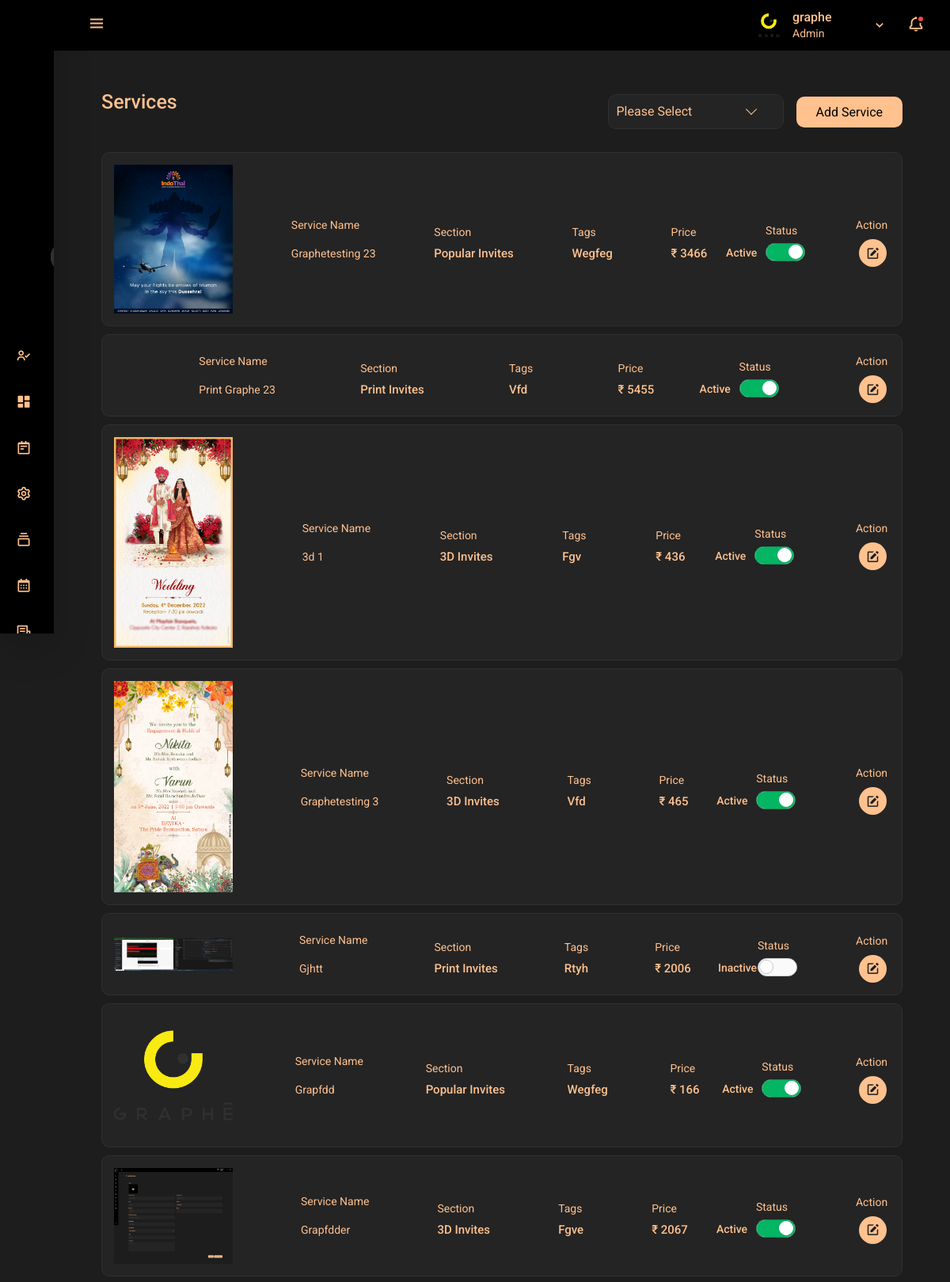
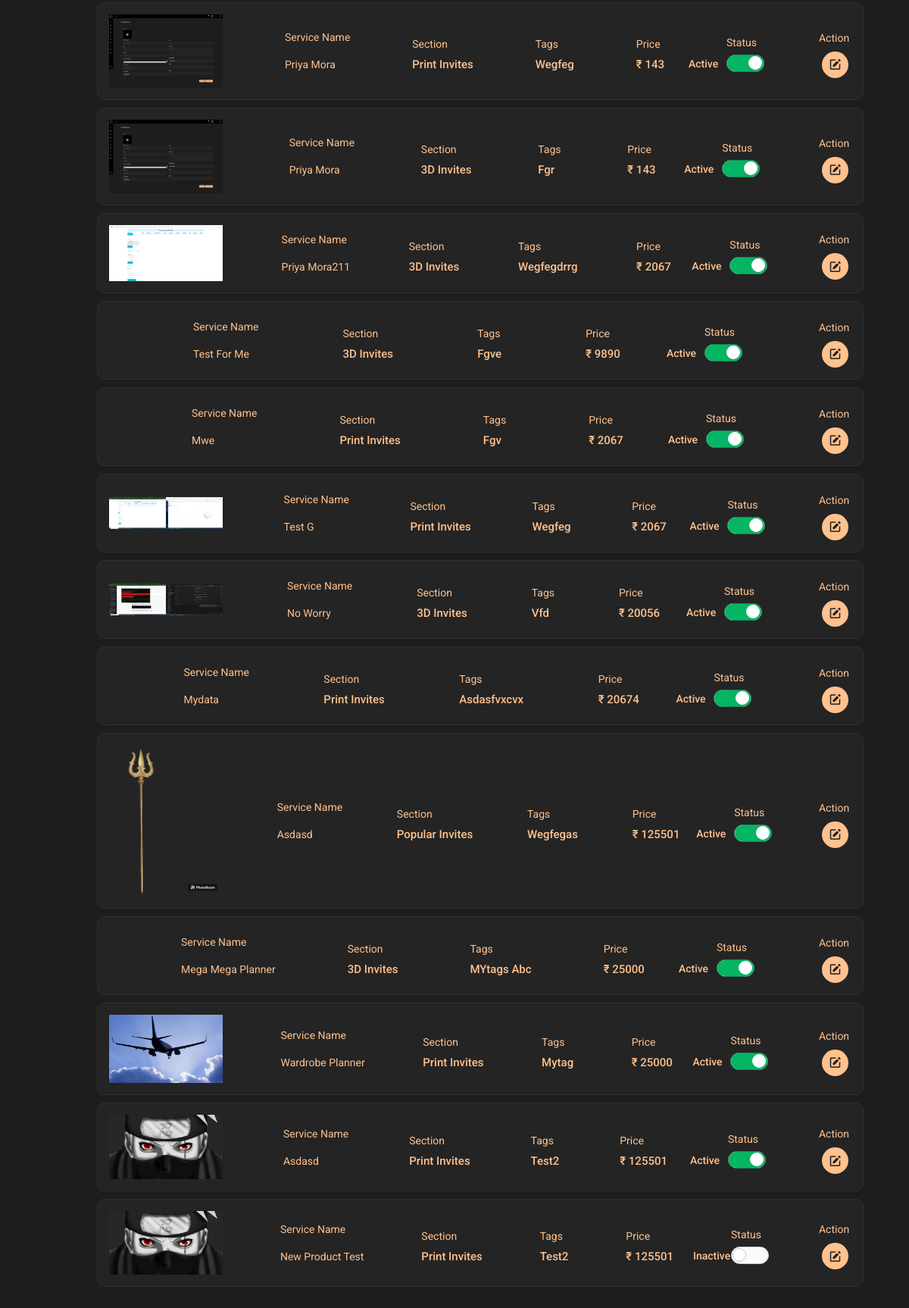
The page /dashboard/services (signed in) on the database its author committed (2 pictures, top to bottom).
### frontend/models.py (models this page shows, shortened)
class UserProfile(models.Model):
    user = models.OneToOneField(User, on_delete=models.CASCADE)
    phone_number = models.CharField(max_length=20)
    image = models.ImageField(upload_to='static/assets/user')

class Product(models.Model):
    image = models.ImageField(upload_to='static/products/')
    product_name = models.CharField(max_length=100)
    cultural_segregation = models.ManyToManyField(CulturalSegregation)
    Description = RichTextField()
    category = models.ForeignKey(sub_category,on_delete=models.CASCADE)
    main_category = models.ForeignKey(main_category,on_delete=models.CASCADE)
    slug = models.SlugField(default='', max_length=500, null=True, blank=True)
    price = models.IntegerField()
    Discount = models.IntegerField()
    model_Name = models.CharField(max_length=100)
    Tags = models.CharField(max_length=100)
    section = models.ForeignKey(Section,on_delete=models.DO_NOTHING)
    status = models.CharField(max_length=10, choices=[('Active', 'Active'), ('Inactive', 'Inactive')])
    class Meta:
        db_table = "ecom_Product"

class Section(models.Model):
    name = models.CharField(max_length=100)
    def __str__(self):
        return self.name

### dashboard/views.py (the view)
# urls.py: path('services', views.Services, name='Services'),
@user_passes_test(lambda u: u.is_superuser, login_url='log')
def Services(request):
    if request.method == 'GET' and 'sort_by' in request.GET:
        sort_by = request.GET['sort_by']
        if sort_by == 'popularity':
            product = Product.objects.order_by('-popularity')
        elif sort_by == 'newest':
            product = Product.objects.order_by('-created_at')
        else:  # Default to sorting by date
            product = Product.objects.all()
    else:
        product = Product.objects.all()
    product_images = ProductImage.objects.all()
    context ={
        'product': product,
        'product_images': product_images
    }
    return render(request, 'dashboard/services.html', context)

### templates/dashboard/services.html (shortened to what this page needs)
{% extends 'dashboard/base.html' %}
{% load static %}
{% block content %}
<div class="bg-light">
  <div class="container-fluid dashboard-heading">
    <div class="row m-0 mb-4">
      <div class="col-lg-6 p-0">
        <h5 class="text-black mb-4">Services</h5>
      </div>
      <div class="col-lg-6 p-0 d-flex justify-content-end align-content-center align-items-center l_btn">
        <form id="sortForm" method="GET" action="{% url 'services' %}">
        </form>
        <a href="{% url 'add_services' %}" class="add-button desktop-button ms-3">Add Service</a>
      </div>
    </div>
    <div class="count-container row m-0" id="demo1">
      <div class="col-lg-12 mb-2 border-0 p-0">
        <ul class="collection_card">
          {% for products in product %}
          <li>
            <span><img src="/{{products.image}}" id="image" alt="" class="img-fluid" /></span>
            <span>
              <small>Service Name</small>
              <small class="collection_para">{{ products.product_name }}</small>
            </span>
            <span><small>Section</small>{{ products.section }}</span>
            <span><small>Tags</small> {{ products.Tags }} </span>
            <span><small>Price</small>₹ {{ products.price }}</span>
            <span>
              <small>Status</small>
              <label class="toggleSwitch nolabel mb-0" onclick="toggleStatus('{{ products.id }}')">
                <span id="status-text-{{ products.id }}">{{ products.status }}</span>
                <a></a>
              </label>
            </span>
            <span>
              <small>Action</small>
              <a href="{% url 'edit_services' slug=products.slug %}" class="edtBtn" data-toggle="tooltip" data-placement="top" title="Edit">
                <i class="bx bxs-edit"></i>
              </a>
            </span>
          </li>
          {% endfor %}
        </ul>
      </div>
    </div>
  </div>
</div>
{% endblock %}

### templates/dashboard/base.html (shortened to what this page needs)
<!DOCTYPE html>
<html lang="en">
{% load static %}
<head>
    <link rel="stylesheet" href="{% static './dash/assets/css/bootstrap.css' %}">
    <link rel="stylesheet" href="{% static './dash/assets/css/swiper-bundle.min.css' %}">
    <link rel="stylesheet" href="{% static './dash/assets/css/dataTables.min.css' %}">
    <link rel="stylesheet" href="{% static './dash/assets/css/responsive_datatable.min.css' %}">
    <link rel="stylesheet" href="{% static './dash/assets/css/flatpickr.css' %}">
    <link rel="stylesheet" href="{% static './dash/assets/css/flatpickr_light.css' %}">
    <link rel="stylesheet" href="{% static './dash/assets/css/jquery.multiselect.css' %}">
    <link rel="stylesheet" href="{% static './dash/assets/css/main.css' %}">
    <link rel="stylesheet" href="https://cdnjs.cloudflare.com/ajax/libs/fullcalendar/3.4.0/fullcalendar.css" />
    <link rel="stylesheet" href="https://cdnjs.cloudflare.com/ajax/libs/fullcalendar/3.10.2/fullcalendar.min.css" />
    <link rel="stylesheet" href="https://cdn.jsdelivr.net/npm/boxicons@latest/css/boxicons.min.css">
</head>
{% load static %}
{% include 'dashboard/include/header.html' %}
{% include 'dashboard/include/nav.html' %}
{%  block content %}
{%  endblock %}
</body>
</html>

### templates/dashboard/include/header.html (shortened to what this page needs)
{% load static %}
<body id="body-pd">
  <header class="header" id="header">
    <div class="header_toggle">
      <i class="bx bx-menu" id="header-toggle"></i>
    </div>
    <div class="notify_bell">
      <div class="dropdown user_drop row m-0">
        <div
          class="image-wrapper user-wrapper d-flex justify-content-between"
          id="usdr"
          data-bs-toggle="dropdown"
        >
          <img src="{{ user.userprofile.image.url }}" alt="" />
          <h6 class="header-name">
            {{ user.username }}
            <span class="designation d-block">Admin</span>
          </h6>
          <i class="bx bx-chevron-down"></i>
        </div>
      </div>
      <a
        class="notifi_icon"
        type="button"
        data-bs-toggle="offcanvas"
        data-bs-target="#notification"
        aria-controls="notification"
        ><i class="bx bx-bell"></i><small class="notify_blink"></small
      ></a>
    </div>
  </header>
</body>

### templates/dashboard/include/nav.html (shortened to what this page needs)
{% load static %}
<div class="l-navbar shadow-lg" id="nav-bar">
    <nav class="nav">
        <div>
            <a href="{% url 'panel' %}" class="nav_logo p-0"><span class="nav_logo-name"><img src="{% static './assets/image/logo.png' %}"
                        class="w-75"></span> </a>
            <div class="nav_list">
                <a href="{% url 'roles' %}" class="nav_link"> <i class='bx bx-user-check nav_icon'></i>  </a>
                <a href="{% url 'panel' %}" class="nav_link"> <i class='bx bxs-dashboard nav_icon'></i>  </a>
                <a href="{% url 'Project' %}" class="nav_link"> <i class="bx bx-notepad nav_icon"></i>  </a>
                <div class="dropdown dropdown_style row m-0">
                    <a href="" class="nav_link" id="product" data-bs-toggle="dropdown"> <i
                            class='bx bx-cog nav_icon'></i> <span class="nav_name">Services</span></a>
                </div>
                <div class="dropdown dropdown_style row m-0">
                    <a href="" class="nav_link" id="product" data-bs-toggle="dropdown"> <i
                            class='bx bx-collection nav_icon'></i> <span class="nav_name">Collections</span></a>
                </div>
                <a href="{% url 'calender' %}" class="nav_link"> <i class='bx bx-calendar nav_icon'></i>  </a>
                <a href="{% url 'invoice' %}" class="nav_link"> <i class='bx bx-receipt nav_icon'></i>  </a>
            </div>
        </div>
    </nav>
</div>

### rows shown on the page
Product: image (picture), product_name "Graphetesting 23", section "Popular Invites", Tags "Wegfeg", price "3466", status "Active"
Product: product_name "Print Graphe 23", section "Print Invites", Tags "Vfd", price "5455", status "Active"
Product: image (picture), product_name "3d 1", section "3D Invites", Tags "Fgv", price "436", status "Active"
Product: image (picture), product_name "Graphetesting 3", section "3D Invites", Tags "Vfd", price "465", status "Active"
Product: image (picture), product_name "Gjhtt", section "Print Invites", Tags "Rtyh", price "2006", status "Inactive"
Product: image (picture), product_name "Grapfdd", section "Popular Invites", Tags "Wegfeg", price "166", status "Active"
Product: image (picture), product_name "Grapfdder", section "3D Invites", Tags "Fgve", price "2067", status "Active"
Product: image (picture), product_name "Priya Mora", section "Print Invites", Tags "Wegfeg", price "143", status "Active"
Product: image (picture), product_name "Priya Mora", section "3D Invites", Tags "Fgr", price "143", status "Active"
Product: image (picture), product_name "Priya Mora211", section "3D Invites", Tags "Wegfegdrrg", price "2067", status "Active"
Product: product_name "Test For Me", section "3D Invites", Tags "Fgve", price "9890", status "Active"
Product: product_name "Mwe", section "Print Invites", Tags "Fgv", price "2067", status "Active"
Product: image (picture), product_name "Test G", section "Print Invites", Tags "Wegfeg", price "2067", status "Active"
Product: image (picture), product_name "No Worry", section "3D Invites", Tags "Vfd", price "20056", status "Active"
Product: product_name "Mydata", section "Print Invites", Tags "Asdasfvxcvx", price "20674", status "Active"
Product: image (picture), product_name "Asdasd", section "Popular Invites", Tags "Wegfegas", price "125501", status "Active"
Product: product_name "Mega Mega Planner", section "3D Invites", Tags "MYtags Abc", price "25000", status "Active"
Product: image (picture), product_name "Wardrobe Planner", section "Print Invites", Tags "Mytag", price "25000", status "Active"
Product: image (picture), product_name "Asdasd", section "Print Invites", Tags "Test2", price "125501", status "Active"
Product: image (picture), product_name "New Product Test", section "Print Invites", Tags "Test2", price "125501", status "Inactive"

### other values the page prints
{{ user.username }} "graphe"
